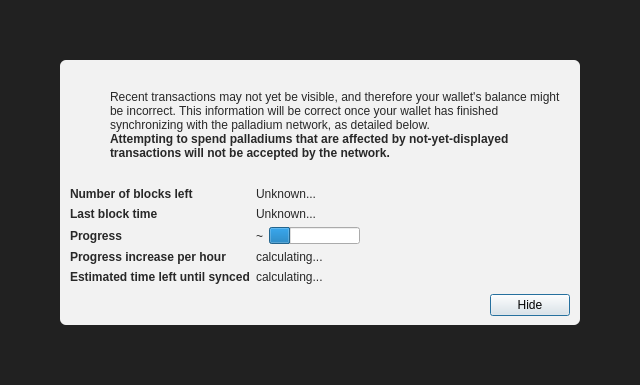
<?xml version="1.0" encoding="UTF-8"?>
<ui version="4.0">
 <class>ModalOverlay</class>
 <widget class="QWidget" name="ModalOverlay">
  <property name="geometry">
   <rect>
    <x>0</x>
    <y>0</y>
    <width>640</width>
    <height>385</height>
   </rect>
  </property>
  <property name="windowTitle">
   <string>Form</string>
  </property>
  <layout class="QVBoxLayout" name="verticalLayout" stretch="0">
   <property name="sizeConstraint">
    <enum>QLayout::SetDefaultConstraint</enum>
   </property>
   <property name="leftMargin">
    <number>0</number>
   </property>
   <property name="topMargin">
    <number>0</number>
   </property>
   <property name="rightMargin">
    <number>0</number>
   </property>
   <property name="bottomMargin">
    <number>0</number>
   </property>
   <item>
    <widget class="QWidget" name="bgWidget" native="true">
     <property name="styleSheet">
      <string notr="true">#bgWidget { background: rgba(0,0,0,220); }</string>
     </property>
     <layout class="QVBoxLayout" name="verticalLayoutMain" stretch="1">
      <property name="leftMargin">
       <number>60</number>
      </property>
      <property name="topMargin">
       <number>60</number>
      </property>
      <property name="rightMargin">
       <number>60</number>
      </property>
      <property name="bottomMargin">
       <number>60</number>
      </property>
      <item>
       <widget class="QWidget" name="contentWidget" native="true">
        <property name="styleSheet">
         <string notr="true">#contentWidget { background: rgba(255,255,255,240); border-radius: 6px; }

QLabel { color: rgb(40,40,40);  }</string>
        </property>
        <layout class="QVBoxLayout" name="verticalLayoutSub" stretch="1,0,0,0">
         <property name="spacing">
          <number>0</number>
         </property>
         <property name="leftMargin">
          <number>10</number>
         </property>
         <property name="topMargin">
          <number>10</number>
         </property>
         <property name="rightMargin">
          <number>10</number>
         </property>
         <property name="bottomMargin">
          <number>10</number>
         </property>
         <item>
          <layout class="QHBoxLayout" name="horizontalLayoutIconText" stretch="0,1">
           <property name="topMargin">
            <number>20</number>
           </property>
           <item>
            <layout class="QVBoxLayout" name="verticalLayoutIcon">
             <property name="leftMargin">
              <number>0</number>
             </property>
             <item>
              <widget class="QPushButton" name="warningIcon">
               <property name="enabled">
                <bool>false</bool>
               </property>
               <property name="text">
                <string/>
               </property>
               <property name="icon">
                <iconset>
                 <normaloff>:/icons/warning</normaloff>
                 <disabledoff>:/icons/warning</disabledoff>:/icons/warning</iconset>
               </property>
               <property name="iconSize">
                <size>
                 <width>48</width>
                 <height>48</height>
                </size>
               </property>
               <property name="flat">
                <bool>true</bool>
               </property>
              </widget>
             </item>
             <item>
              <spacer name="verticalSpacerWarningIcon">
               <property name="orientation">
                <enum>Qt::Vertical</enum>
               </property>
               <property name="sizeHint" stdset="0">
                <size>
                 <width>20</width>
                 <height>40</height>
                </size>
               </property>
              </spacer>
             </item>
            </layout>
           </item>
           <item>
            <layout class="QVBoxLayout" name="verticalLayoutInfoText">
             <property name="leftMargin">
              <number>0</number>
             </property>
             <property name="topMargin">
              <number>0</number>
             </property>
             <item>
              <widget class="QLabel" name="infoText">
               <property name="text">
                <string>Recent transactions may not yet be visible, and therefore your wallet's balance might be incorrect. This information will be correct once your wallet has finished synchronizing with the palladium network, as detailed below.</string>
               </property>
               <property name="textFormat">
                <enum>Qt::RichText</enum>
               </property>
               <property name="wordWrap">
                <bool>true</bool>
               </property>
              </widget>
             </item>
             <item>
              <widget class="QLabel" name="infoTextStrong">
               <property name="font">
                <font>
                 <weight>75</weight>
                 <bold>true</bold>
                </font>
               </property>
               <property name="text">
                <string>Attempting to spend palladiums that are affected by not-yet-displayed transactions will not be accepted by the network.</string>
               </property>
               <property name="textFormat">
                <enum>Qt::RichText</enum>
               </property>
               <property name="wordWrap">
                <bool>true</bool>
               </property>
              </widget>
             </item>
             <item>
              <spacer name="verticalSpacerInTextSpace">
               <property name="orientation">
                <enum>Qt::Vertical</enum>
               </property>
               <property name="sizeHint" stdset="0">
                <size>
                 <width>20</width>
                 <height>40</height>
                </size>
               </property>
              </spacer>
             </item>
            </layout>
           </item>
          </layout>
         </item>
         <item>
          <spacer name="verticalSpacerAfterText">
           <property name="orientation">
            <enum>Qt::Vertical</enum>
           </property>
           <property name="sizeHint" stdset="0">
            <size>
             <width>20</width>
             <height>40</height>
            </size>
           </property>
          </spacer>
         </item>
         <item>
          <layout class="QFormLayout" name="formLayout">
           <property name="fieldGrowthPolicy">
            <enum>QFormLayout::FieldsStayAtSizeHint</enum>
           </property>
           <property name="horizontalSpacing">
            <number>6</number>
           </property>
           <property name="verticalSpacing">
            <number>6</number>
           </property>
           <property name="topMargin">
            <number>10</number>
           </property>
           <item row="0" column="0">
            <widget class="QLabel" name="labelNumberOfBlocksLeft">
             <property name="font">
              <font>
               <weight>75</weight>
               <bold>true</bold>
              </font>
             </property>
             <property name="text">
              <string>Number of blocks left</string>
             </property>
            </widget>
           </item>
           <item row="0" column="1">
            <widget class="QLabel" name="numberOfBlocksLeft">
             <property name="text">
              <string>Unknown...</string>
             </property>
            </widget>
           </item>
           <item row="1" column="0">
            <widget class="QLabel" name="labelLastBlockTime">
             <property name="font">
              <font>
               <weight>75</weight>
               <bold>true</bold>
              </font>
             </property>
             <property name="text">
              <string>Last block time</string>
             </property>
            </widget>
           </item>
           <item row="1" column="1">
            <widget class="QLabel" name="newestBlockDate">
             <property name="sizePolicy">
              <sizepolicy hsizetype="Maximum" vsizetype="Preferred">
               <horstretch>0</horstretch>
               <verstretch>0</verstretch>
              </sizepolicy>
             </property>
             <property name="text">
              <string>Unknown...</string>
             </property>
            </widget>
           </item>
           <item row="2" column="0">
            <widget class="QLabel" name="labelSyncDone">
             <property name="font">
              <font>
               <weight>75</weight>
               <bold>true</bold>
              </font>
             </property>
             <property name="text">
              <string>Progress</string>
             </property>
            </widget>
           </item>
           <item row="2" column="1">
            <layout class="QHBoxLayout" name="horizontalLayoutSync" stretch="0,1">
             <item>
              <widget class="QLabel" name="percentageProgress">
               <property name="text">
                <string notr="true">~</string>
               </property>
              </widget>
             </item>
             <item>
              <widget class="QProgressBar" name="progressBar">
               <property name="value">
                <number>24</number>
               </property>
               <property name="format">
                <string/>
               </property>
              </widget>
             </item>
            </layout>
           </item>
           <item row="4" column="0">
            <widget class="QLabel" name="labelProgressIncrease">
             <property name="font">
              <font>
               <weight>75</weight>
               <bold>true</bold>
              </font>
             </property>
             <property name="text">
              <string>Progress increase per hour</string>
             </property>
            </widget>
           </item>
           <item row="4" column="1">
            <widget class="QLabel" name="progressIncreasePerH">
             <property name="text">
              <string>calculating...</string>
             </property>
            </widget>
           </item>
           <item row="5" column="0">
            <widget class="QLabel" name="labelEstimatedTimeLeft">
             <property name="font">
              <font>
               <weight>75</weight>
               <bold>true</bold>
              </font>
             </property>
             <property name="text">
              <string>Estimated time left until synced</string>
             </property>
            </widget>
           </item>
           <item row="5" column="1">
            <widget class="QLabel" name="expectedTimeLeft">
             <property name="text">
              <string>calculating...</string>
             </property>
            </widget>
           </item>
          </layout>
         </item>
         <item>
          <layout class="QHBoxLayout" name="horizontalLayoutButtons">
           <property name="leftMargin">
            <number>10</number>
           </property>
           <property name="topMargin">
            <number>10</number>
           </property>
           <item>
            <spacer name="horizontalSpacer">
             <property name="orientation">
              <enum>Qt::Horizontal</enum>
             </property>
             <property name="sizeHint" stdset="0">
              <size>
               <width>40</width>
               <height>20</height>
              </size>
             </property>
            </spacer>
           </item>
           <item>
            <widget class="QPushButton" name="closeButton">
             <property name="text">
              <string>Hide</string>
             </property>
             <property name="shortcut">
              <string>Esc</string>
             </property>
             <property name="focusPolicy">
              <enum>Qt::StrongFocus</enum>
             </property>
             <property name="default">
              <bool>true</bool>
             </property>
            </widget>
           </item>
          </layout>
         </item>
        </layout>
       </widget>
      </item>
     </layout>
    </widget>
   </item>
  </layout>
 </widget>
 <resources/>
 <connections/>
</ui>
